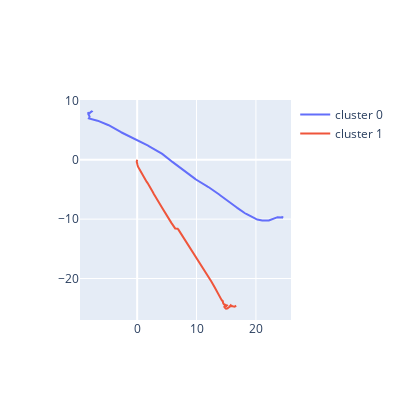

The cell this chart's notebook holds for it:
### Markdown cell above
Just for fun, try K means clustering to identify the groups

### Code cell
from sklearn.cluster import KMeans

nc = 2
kmeans = KMeans(
       init="random",
       n_clusters=nc,
       n_init=10,
       max_iter=300,
       random_state=42
   )

kmeans.fit(np.array(sec2.data.index).reshape(-1, 1) )

fig = ntbkfig()
secs = []
for clust in range(nc):
    secs.append(Section(sec2.data[kmeans.labels_==clust]))
    fig.add_trace(go.Scatter(x=secs[-1].pos.y, y=secs[-1].pos.x, text=secs[-1].data.index, name="cluster " + str(clust)))
fig.show()

firstsec = secs[0] if secs[0].data.index[0] < secs[1].data.index[0] else secs[1]

### Figure 1 — Plotly figure (JSON) as saved in the notebook; plotly's stock layout.template omitted (floating-point values rounded to 4 significant figures; data arrays with more than 128 entries replaced by an {"elided": "..."} marker saying what was removed)
{"data": [{"name": "cluster 0", "text": {"elided": "565 float values"}, "type": "scatter", "x": {"elided": "565 float values"}, "y": {"elided": "565 float values"}}, {"name": "cluster 1", "text": {"elided": "1521 float values"}, "type": "scatter", "x": {"elided": "1521 float values"}, "y": {"elided": "1521 float values"}}], "layout": {"height": 400, "width": 400, "yaxis": {"scaleanchor": "x", "scaleratio": 1}}}
